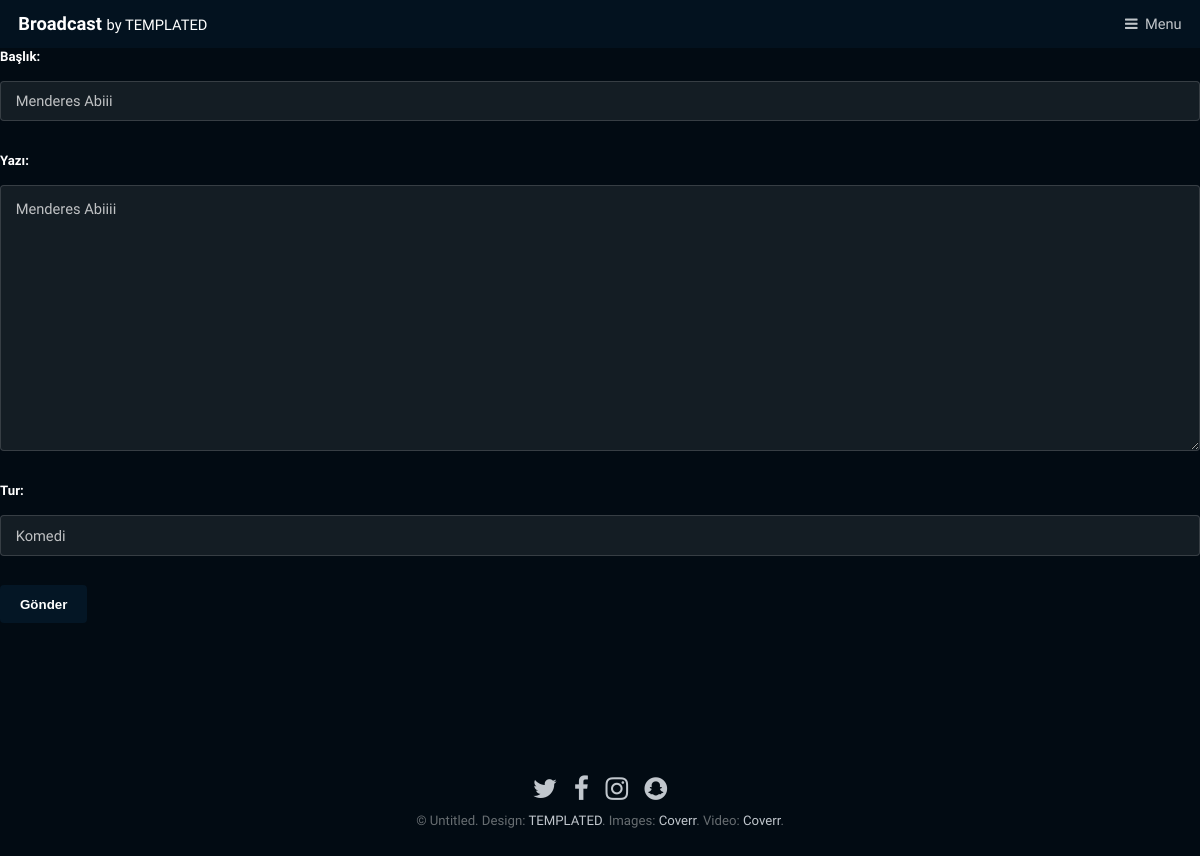
/blog/detay/1/duzenle/, run on the app's committed database.
### blog/models.py (models this page shows, shortened)
class GonderiModel(models.Model):
    class Meta:
        verbose_name="Gönderi"
        verbose_name_plural = "Gönderiler"
    SECENEKLER = [("1","Korku"),("2","Komedi"),("3","Günlük")]
    tur = models.CharField(max_length=8,choices=SECENEKLER,default="1")
    baslik = models.CharField(verbose_name="Başlık",max_length=200)
    yazi = models.TextField(verbose_name="Yazı")
    kayitzaman = models.DateTimeField(verbose_name="Kayıt Tarih Saat",default=timezone.now)
    yayimzaman = models.DateTimeField(verbose_name="Yayın Zaman Tarih Saat",null=True,blank=True)

### blog/views.py (the view)
# urls.py: path('detay/<int:pk>/duzenle/',views.gonderiduzenle,name="gonderiduzenle"),
def gonderiduzenle(request,pk):
    gonderi = get_object_or_404(GonderiModel,pk=pk)
    if request.method == "POST":
        form = GonderiForm(request.POST,instance=gonderi)
        gonderi = form.save(commit=False)
        gonderi.yayimzaman = timezone.now()
        gonderi.save()
        return redirect("gonderidetay",pk=gonderi.pk)
    else:
        form = GonderiForm(instance=gonderi)
    return render(request,"blog/yenigonderi.html",{"form":form})

### blog/forms.py
class GonderiForm(forms.ModelForm):
    class Meta:
        model=GonderiModel
        fields = ('baslik','yazi','tur')

### templates/blog/yenigonderi.html (shortened to what this page needs)
{% extends '../generic.html' %}
{% block icerik %}
<form method="POST">
{{form.as_p}}
<button type="submit">Gönder</button>
</form>
{% endblock %}

### static/assets/css/main.css (style rules this page uses)
html, body, div, span, applet, object, iframe, h1, h2, h3, h4, h5, h6, p, blockquote, pre, a, abbr, acronym, address, big, cite, code, del, dfn, em, img, ins, kbd, q, s, samp, small, strike, strong, sub, sup, tt, var, b, u, i, center, dl, dt, dd, ol, ul, li, fieldset, form, label, legend, table, caption, tbody, tfoot, thead, tr, th, td, article, aside, canvas, details, embed, figure, figcaption, footer, header, hgroup, menu, nav, output, ruby, section, summary, time, mark, audio, video { margin: 0; padding: 0; border: 0; font-size: 100%; font: inherit; vertical-align: baseline; }
body { line-height: 1; }
body { -webkit-text-size-adjust: none; }
*, *:before, *:after { -moz-box-sizing: border-box; -webkit-box-sizing: border-box; box-sizing: border-box; }
body { -ms-overflow-style: scrollbar; }
body { background: #020B13; }
body { background-color: #020B13; color: #c0c2c4; }
body, input, select, textarea { font-family: "Signika", sans-serif; font-size: 13pt; font-weight: 300; line-height: 1.65; }
@media screen and (max-width: 1680px) { body, input, select, textarea { font-size: 11pt; } }
@media screen and (max-width: 1280px) { body, input, select, textarea { font-size: 11pt; } }
p { margin: 0 0 2em 0; }
input, select, textarea { color: #ffffff; }
input[type="submit"], input[type="reset"], input[type="button"], button, .button { -moz-appearance: none; -webkit-appearance: none; -ms-appearance: none; appearance: none; -moz-transition: background-color 0.2s ease-in-out, color 0.2s ease-in-out; -webkit-transition: background-color 0.2s ease-in-out, color 0.2s ease-in-out; -ms-transition: background-color 0.2s ease-in-out, color 0.2s ease-in-out; transition: background-color 0.2s ease-in-out, color 0.2s ease-in-out; border-radius: 4px; border: 0; cursor: pointer; display: inline-block; font-weight: 700; height: 2.85em; line-height: 2.95em; padding: 0 1.5em; text-align: center; text-decoration: none; white-space: nowrap; }
input[type="submit"], input[type="reset"], input[type="button"], button, .button { background-color: #041625; color: #ffffff !important; }
form { margin: 0 0 2em 0; }
label { display: block; font-size: 0.9em; font-weight: 700; margin: 0 0 1em 0; }
input[type="text"], input[type="password"], input[type="email"], select, textarea { -moz-appearance: none; -webkit-appearance: none; -ms-appearance: none; appearance: none; border-radius: 4px; border: none; border: solid 1px; color: inherit; display: block; outline: 0; padding: 0 1em; text-decoration: none; width: 100%; }
input[type="text"], input[type="password"], input[type="email"], select { height: 2.75em; }
textarea { padding: 0.75em 1em; }
label { color: #ffffff; }
input[type="text"], input[type="password"], input[type="email"], select, textarea { background: rgba(255, 255, 255, 0.075); border-color: rgba(255, 255, 255, 0.15); }
body.subpage { padding-top: 3.125em; }

### data on the page
GonderiModel: baslik "Menderes Abiii", yazi "Menderes Abiiii", tur "Komedi"
